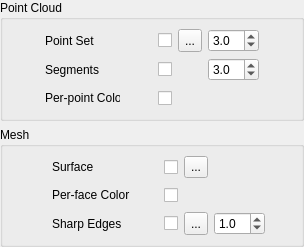
<?xml version="1.0" encoding="UTF-8"?>
<ui version="4.0">
 <class>WidgetRender</class>
 <widget class="QWidget" name="WidgetRender">
  <property name="geometry">
   <rect>
    <x>0</x>
    <y>0</y>
    <width>304</width>
    <height>228</height>
   </rect>
  </property>
  <property name="sizePolicy">
   <sizepolicy hsizetype="Preferred" vsizetype="Preferred">
    <horstretch>0</horstretch>
    <verstretch>0</verstretch>
   </sizepolicy>
  </property>
  <property name="minimumSize">
   <size>
    <width>190</width>
    <height>0</height>
   </size>
  </property>
  <property name="maximumSize">
   <size>
    <width>19000</width>
    <height>8000</height>
   </size>
  </property>
  <property name="windowTitle">
   <string>Render</string>
  </property>
  <layout class="QVBoxLayout" name="verticalLayout_2">
   <property name="leftMargin">
    <number>0</number>
   </property>
   <property name="topMargin">
    <number>0</number>
   </property>
   <property name="rightMargin">
    <number>0</number>
   </property>
   <property name="bottomMargin">
    <number>0</number>
   </property>
   <item>
    <widget class="QWidget" name="widgetScalarRender" native="true">
     <property name="sizePolicy">
      <sizepolicy hsizetype="Preferred" vsizetype="Minimum">
       <horstretch>0</horstretch>
       <verstretch>0</verstretch>
      </sizepolicy>
     </property>
     <layout class="QVBoxLayout" name="verticalLayout_10">
      <property name="leftMargin">
       <number>0</number>
      </property>
      <property name="topMargin">
       <number>0</number>
      </property>
      <property name="rightMargin">
       <number>0</number>
      </property>
      <property name="bottomMargin">
       <number>0</number>
      </property>
      <item>
       <widget class="QGroupBox" name="groupBox_2">
        <property name="title">
         <string>Point Cloud</string>
        </property>
        <layout class="QGridLayout" name="gridLayout_2">
         <item row="0" column="0">
          <spacer name="horizontalSpacer_19">
           <property name="orientation">
            <enum>Qt::Horizontal</enum>
           </property>
           <property name="sizeHint" stdset="0">
            <size>
             <width>40</width>
             <height>20</height>
            </size>
           </property>
          </spacer>
         </item>
         <item row="0" column="1">
          <widget class="QLabel" name="labelPointSet">
           <property name="sizePolicy">
            <sizepolicy hsizetype="Preferred" vsizetype="Preferred">
             <horstretch>0</horstretch>
             <verstretch>0</verstretch>
            </sizepolicy>
           </property>
           <property name="minimumSize">
            <size>
             <width>75</width>
             <height>22</height>
            </size>
           </property>
           <property name="text">
            <string>Point Set</string>
           </property>
          </widget>
         </item>
         <item row="0" column="2">
          <spacer name="horizontalSpacer_13">
           <property name="orientation">
            <enum>Qt::Horizontal</enum>
           </property>
           <property name="sizeHint" stdset="0">
            <size>
             <width>40</width>
             <height>20</height>
            </size>
           </property>
          </spacer>
         </item>
         <item row="0" column="3">
          <widget class="QCheckBox" name="checkBoxPointSet">
           <property name="sizePolicy">
            <sizepolicy hsizetype="Fixed" vsizetype="Preferred">
             <horstretch>0</horstretch>
             <verstretch>0</verstretch>
            </sizepolicy>
           </property>
           <property name="minimumSize">
            <size>
             <width>0</width>
             <height>22</height>
            </size>
           </property>
           <property name="text">
            <string/>
           </property>
          </widget>
         </item>
         <item row="0" column="4">
          <widget class="QToolButton" name="toolButtonPointSetColor">
           <property name="sizePolicy">
            <sizepolicy hsizetype="Fixed" vsizetype="Preferred">
             <horstretch>0</horstretch>
             <verstretch>0</verstretch>
            </sizepolicy>
           </property>
           <property name="minimumSize">
            <size>
             <width>0</width>
             <height>22</height>
            </size>
           </property>
           <property name="text">
            <string>...</string>
           </property>
           <property name="checkable">
            <bool>false</bool>
           </property>
          </widget>
         </item>
         <item row="0" column="5">
          <widget class="QDoubleSpinBox" name="doubleSpinBoxVerticesSize">
           <property name="sizePolicy">
            <sizepolicy hsizetype="Expanding" vsizetype="Preferred">
             <horstretch>0</horstretch>
             <verstretch>0</verstretch>
            </sizepolicy>
           </property>
           <property name="minimumSize">
            <size>
             <width>0</width>
             <height>22</height>
            </size>
           </property>
           <property name="decimals">
            <number>1</number>
           </property>
           <property name="minimum">
            <double>0.100000000000000</double>
           </property>
           <property name="maximum">
            <double>50.000000000000000</double>
           </property>
           <property name="singleStep">
            <double>1.000000000000000</double>
           </property>
           <property name="value">
            <double>3.000000000000000</double>
           </property>
          </widget>
         </item>
         <item row="0" column="6">
          <spacer name="horizontalSpacer_16">
           <property name="orientation">
            <enum>Qt::Horizontal</enum>
           </property>
           <property name="sizeHint" stdset="0">
            <size>
             <width>40</width>
             <height>20</height>
            </size>
           </property>
          </spacer>
         </item>
         <item row="1" column="1">
          <widget class="QLabel" name="labelSegments">
           <property name="sizePolicy">
            <sizepolicy hsizetype="Preferred" vsizetype="Preferred">
             <horstretch>0</horstretch>
             <verstretch>0</verstretch>
            </sizepolicy>
           </property>
           <property name="minimumSize">
            <size>
             <width>75</width>
             <height>22</height>
            </size>
           </property>
           <property name="text">
            <string>Segments</string>
           </property>
          </widget>
         </item>
         <item row="1" column="2">
          <spacer name="horizontalSpacer_14">
           <property name="orientation">
            <enum>Qt::Horizontal</enum>
           </property>
           <property name="sizeHint" stdset="0">
            <size>
             <width>40</width>
             <height>20</height>
            </size>
           </property>
          </spacer>
         </item>
         <item row="1" column="3">
          <widget class="QCheckBox" name="checkBoxSegments">
           <property name="sizePolicy">
            <sizepolicy hsizetype="Fixed" vsizetype="Preferred">
             <horstretch>0</horstretch>
             <verstretch>0</verstretch>
            </sizepolicy>
           </property>
           <property name="minimumSize">
            <size>
             <width>0</width>
             <height>22</height>
            </size>
           </property>
           <property name="text">
            <string/>
           </property>
          </widget>
         </item>
         <item row="1" column="5">
          <widget class="QDoubleSpinBox" name="doubleSpinBoxSegmentVerticesSize">
           <property name="sizePolicy">
            <sizepolicy hsizetype="Expanding" vsizetype="Preferred">
             <horstretch>0</horstretch>
             <verstretch>0</verstretch>
            </sizepolicy>
           </property>
           <property name="minimumSize">
            <size>
             <width>0</width>
             <height>22</height>
            </size>
           </property>
           <property name="decimals">
            <number>1</number>
           </property>
           <property name="minimum">
            <double>0.100000000000000</double>
           </property>
           <property name="maximum">
            <double>50.000000000000000</double>
           </property>
           <property name="singleStep">
            <double>1.000000000000000</double>
           </property>
           <property name="value">
            <double>3.000000000000000</double>
           </property>
          </widget>
         </item>
         <item row="1" column="6">
          <spacer name="horizontalSpacer_17">
           <property name="orientation">
            <enum>Qt::Horizontal</enum>
           </property>
           <property name="sizeHint" stdset="0">
            <size>
             <width>40</width>
             <height>20</height>
            </size>
           </property>
          </spacer>
         </item>
         <item row="2" column="1">
          <widget class="QLabel" name="labelUseColorAttribute">
           <property name="sizePolicy">
            <sizepolicy hsizetype="Preferred" vsizetype="Preferred">
             <horstretch>0</horstretch>
             <verstretch>0</verstretch>
            </sizepolicy>
           </property>
           <property name="minimumSize">
            <size>
             <width>75</width>
             <height>22</height>
            </size>
           </property>
           <property name="maximumSize">
            <size>
             <width>16777215</width>
             <height>16777215</height>
            </size>
           </property>
           <property name="text">
            <string>Per-point Color</string>
           </property>
          </widget>
         </item>
         <item row="2" column="2">
          <spacer name="horizontalSpacer_15">
           <property name="orientation">
            <enum>Qt::Horizontal</enum>
           </property>
           <property name="sizeHint" stdset="0">
            <size>
             <width>40</width>
             <height>20</height>
            </size>
           </property>
          </spacer>
         </item>
         <item row="2" column="3">
          <widget class="QCheckBox" name="checkBoxPerPointColor">
           <property name="sizePolicy">
            <sizepolicy hsizetype="Fixed" vsizetype="Preferred">
             <horstretch>0</horstretch>
             <verstretch>0</verstretch>
            </sizepolicy>
           </property>
           <property name="minimumSize">
            <size>
             <width>0</width>
             <height>22</height>
            </size>
           </property>
           <property name="maximumSize">
            <size>
             <width>16777215</width>
             <height>16777215</height>
            </size>
           </property>
           <property name="text">
            <string/>
           </property>
          </widget>
         </item>
         <item row="2" column="6">
          <spacer name="horizontalSpacer_18">
           <property name="orientation">
            <enum>Qt::Horizontal</enum>
           </property>
           <property name="sizeHint" stdset="0">
            <size>
             <width>40</width>
             <height>20</height>
            </size>
           </property>
          </spacer>
         </item>
        </layout>
       </widget>
      </item>
     </layout>
    </widget>
   </item>
   <item>
    <widget class="QWidget" name="widgetPlainRender" native="true">
     <property name="sizePolicy">
      <sizepolicy hsizetype="Preferred" vsizetype="Minimum">
       <horstretch>0</horstretch>
       <verstretch>0</verstretch>
      </sizepolicy>
     </property>
     <layout class="QVBoxLayout" name="verticalLayout">
      <property name="leftMargin">
       <number>0</number>
      </property>
      <property name="topMargin">
       <number>0</number>
      </property>
      <property name="rightMargin">
       <number>0</number>
      </property>
      <property name="bottomMargin">
       <number>0</number>
      </property>
      <item>
       <widget class="QGroupBox" name="groupBox">
        <property name="title">
         <string>Mesh</string>
        </property>
        <layout class="QGridLayout" name="gridLayout">
         <item row="0" column="0">
          <spacer name="horizontalSpacer_8">
           <property name="orientation">
            <enum>Qt::Horizontal</enum>
           </property>
           <property name="sizeHint" stdset="0">
            <size>
             <width>40</width>
             <height>20</height>
            </size>
           </property>
          </spacer>
         </item>
         <item row="2" column="6">
          <spacer name="horizontalSpacer_2">
           <property name="orientation">
            <enum>Qt::Horizontal</enum>
           </property>
           <property name="sizeHint" stdset="0">
            <size>
             <width>25</width>
             <height>20</height>
            </size>
           </property>
          </spacer>
         </item>
         <item row="0" column="4">
          <widget class="QToolButton" name="toolButtonSurfaceColor">
           <property name="sizePolicy">
            <sizepolicy hsizetype="Fixed" vsizetype="Preferred">
             <horstretch>0</horstretch>
             <verstretch>0</verstretch>
            </sizepolicy>
           </property>
           <property name="minimumSize">
            <size>
             <width>0</width>
             <height>22</height>
            </size>
           </property>
           <property name="text">
            <string>...</string>
           </property>
          </widget>
         </item>
         <item row="2" column="2">
          <spacer name="horizontalSpacer_11">
           <property name="orientation">
            <enum>Qt::Horizontal</enum>
           </property>
           <property name="sizeHint" stdset="0">
            <size>
             <width>24</width>
             <height>20</height>
            </size>
           </property>
          </spacer>
         </item>
         <item row="0" column="1">
          <widget class="QLabel" name="labelSurface">
           <property name="sizePolicy">
            <sizepolicy hsizetype="Preferred" vsizetype="Preferred">
             <horstretch>0</horstretch>
             <verstretch>0</verstretch>
            </sizepolicy>
           </property>
           <property name="minimumSize">
            <size>
             <width>75</width>
             <height>22</height>
            </size>
           </property>
           <property name="maximumSize">
            <size>
             <width>16777215</width>
             <height>16777215</height>
            </size>
           </property>
           <property name="text">
            <string>Surface</string>
           </property>
          </widget>
         </item>
         <item row="2" column="4">
          <widget class="QToolButton" name="toolButtonSharpEdgesColor">
           <property name="sizePolicy">
            <sizepolicy hsizetype="Fixed" vsizetype="Preferred">
             <horstretch>0</horstretch>
             <verstretch>0</verstretch>
            </sizepolicy>
           </property>
           <property name="minimumSize">
            <size>
             <width>0</width>
             <height>22</height>
            </size>
           </property>
           <property name="text">
            <string>...</string>
           </property>
          </widget>
         </item>
         <item row="0" column="2">
          <spacer name="horizontalSpacer">
           <property name="orientation">
            <enum>Qt::Horizontal</enum>
           </property>
           <property name="sizeHint" stdset="0">
            <size>
             <width>24</width>
             <height>20</height>
            </size>
           </property>
          </spacer>
         </item>
         <item row="2" column="1">
          <widget class="QLabel" name="labelSharpEdges">
           <property name="sizePolicy">
            <sizepolicy hsizetype="Preferred" vsizetype="Preferred">
             <horstretch>0</horstretch>
             <verstretch>0</verstretch>
            </sizepolicy>
           </property>
           <property name="minimumSize">
            <size>
             <width>75</width>
             <height>22</height>
            </size>
           </property>
           <property name="text">
            <string>Sharp Edges</string>
           </property>
          </widget>
         </item>
         <item row="0" column="6">
          <spacer name="horizontalSpacer_7">
           <property name="orientation">
            <enum>Qt::Horizontal</enum>
           </property>
           <property name="sizeHint" stdset="0">
            <size>
             <width>25</width>
             <height>20</height>
            </size>
           </property>
          </spacer>
         </item>
         <item row="0" column="3">
          <widget class="QCheckBox" name="checkBoxSurface">
           <property name="sizePolicy">
            <sizepolicy hsizetype="Fixed" vsizetype="Preferred">
             <horstretch>0</horstretch>
             <verstretch>0</verstretch>
            </sizepolicy>
           </property>
           <property name="minimumSize">
            <size>
             <width>0</width>
             <height>22</height>
            </size>
           </property>
           <property name="text">
            <string/>
           </property>
          </widget>
         </item>
         <item row="2" column="5">
          <widget class="QDoubleSpinBox" name="doubleSpinBoxSharpEdgesWidth">
           <property name="sizePolicy">
            <sizepolicy hsizetype="Expanding" vsizetype="Preferred">
             <horstretch>0</horstretch>
             <verstretch>0</verstretch>
            </sizepolicy>
           </property>
           <property name="minimumSize">
            <size>
             <width>0</width>
             <height>22</height>
            </size>
           </property>
           <property name="decimals">
            <number>1</number>
           </property>
           <property name="minimum">
            <double>0.100000000000000</double>
           </property>
           <property name="maximum">
            <double>10.000000000000000</double>
           </property>
           <property name="value">
            <double>1.000000000000000</double>
           </property>
          </widget>
         </item>
         <item row="1" column="1">
          <widget class="QLabel" name="labelUseColorAttr">
           <property name="sizePolicy">
            <sizepolicy hsizetype="Preferred" vsizetype="Preferred">
             <horstretch>0</horstretch>
             <verstretch>0</verstretch>
            </sizepolicy>
           </property>
           <property name="minimumSize">
            <size>
             <width>75</width>
             <height>22</height>
            </size>
           </property>
           <property name="maximumSize">
            <size>
             <width>16777215</width>
             <height>16777215</height>
            </size>
           </property>
           <property name="text">
            <string>Per-face Color</string>
           </property>
          </widget>
         </item>
         <item row="1" column="2">
          <spacer name="horizontalSpacer_3">
           <property name="orientation">
            <enum>Qt::Horizontal</enum>
           </property>
           <property name="sizeHint" stdset="0">
            <size>
             <width>24</width>
             <height>20</height>
            </size>
           </property>
          </spacer>
         </item>
         <item row="1" column="3">
          <widget class="QCheckBox" name="checkBoxPerFaceColor">
           <property name="sizePolicy">
            <sizepolicy hsizetype="Fixed" vsizetype="Preferred">
             <horstretch>0</horstretch>
             <verstretch>0</verstretch>
            </sizepolicy>
           </property>
           <property name="minimumSize">
            <size>
             <width>0</width>
             <height>22</height>
            </size>
           </property>
           <property name="text">
            <string/>
           </property>
          </widget>
         </item>
         <item row="2" column="3">
          <widget class="QCheckBox" name="checkBoxSharpEdges">
           <property name="sizePolicy">
            <sizepolicy hsizetype="Fixed" vsizetype="Preferred">
             <horstretch>0</horstretch>
             <verstretch>0</verstretch>
            </sizepolicy>
           </property>
           <property name="minimumSize">
            <size>
             <width>0</width>
             <height>22</height>
            </size>
           </property>
           <property name="text">
            <string/>
           </property>
          </widget>
         </item>
        </layout>
       </widget>
      </item>
     </layout>
    </widget>
   </item>
  </layout>
 </widget>
 <tabstops>
  <tabstop>checkBoxPointSet</tabstop>
  <tabstop>toolButtonPointSetColor</tabstop>
  <tabstop>doubleSpinBoxVerticesSize</tabstop>
  <tabstop>checkBoxSegments</tabstop>
  <tabstop>doubleSpinBoxSegmentVerticesSize</tabstop>
  <tabstop>checkBoxPerPointColor</tabstop>
  <tabstop>checkBoxSurface</tabstop>
  <tabstop>toolButtonSurfaceColor</tabstop>
  <tabstop>checkBoxPerFaceColor</tabstop>
  <tabstop>checkBoxSharpEdges</tabstop>
  <tabstop>toolButtonSharpEdgesColor</tabstop>
  <tabstop>doubleSpinBoxSharpEdgesWidth</tabstop>
 </tabstops>
 <resources/>
 <connections/>
</ui>
